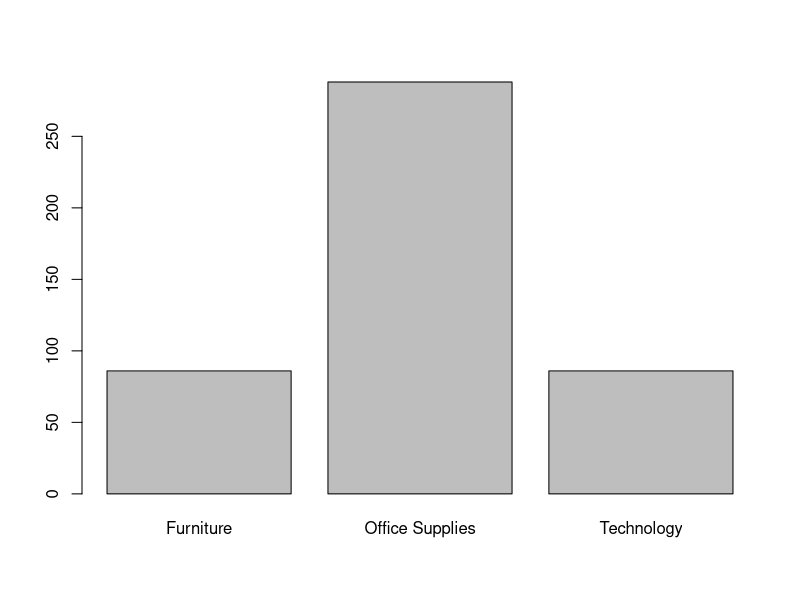

Reproduce this figure in R.
## ---- chunk 1
library(stringr)
library(lubridate)
library(forcats)

sales_df <- read.delim("Data/sales_pipe.txt", 
                       stringsAsFactors = FALSE, 
                       sep = "|", 
                       fileEncoding = "ISO-8859-1")
## ---- chunk 2
colnames(sales_df)[1] <- "Row.ID"
colnames(sales_df)
## ---- chunk 3
# Convert Order.Date and Ship.Date to date vectors
sales_df$Order.Date <- mdy(sales_df$Order.Date)
sales_df$Ship.Date <- mdy(sales_df$Ship.Date)

# Number of days between most recent and oldest order
num_days_min_max_order <- as.integer(max(sales_df$Order.Date) - min(sales_df$Order.Date))

# Conversion to years
num_years_min_max_order <- round(num_days_min_max_order / 365, digits = 2)

# Conversion to weeks
num_weeks_min_max_order <- round(num_days_min_max_order / 7, digits = 1)

# Results
cat("The number of days between the most recent order and oldest order is", num_days_min_max_order, ".\n")

cat("The number of years between the most recent order and oldest order is", num_years_min_max_order, ".\n")

cat("The number of weeks between the most recent order and oldest order is", num_weeks_min_max_order, ".\n")


## ---- chunk 4
# Calculate the shipping duration 
ship_duration <- sales_df$Ship.Date - sales_df$Order.Date

# Calculate the average ship time
avg_ship_time <- round(mean(as.numeric(ship_duration), na.rm = T), digits = 2)

# Result
cat("The average number of days to ship an order is", avg_ship_time, ".\n")
## ---- chunk 5
# Split first and last names by space
sales_names <- str_split_fixed(string = sales_df$Customer.Name, pattern = " ", n = 2)

# Add first and last name columns to df
sales_df$Customer.First.Name = sales_names[ , 1]
sales_df$Customer.Last.Name = sales_names[ , 2]

# Filter for the first name Bill
customers_named_bill <- subset(sales_df, sales_df$Customer.First.Name == "Bill")
                          
# Count the number of customers with the first name Bill and unique last names
bill_unique <- length(unique(customers_named_bill$Customer.Last.Name))

# Result
cat("The number of unique customers with the first name Bill is", bill_unique, ".\n")
## ---- chunk 6
# Count number of mentions of table
count_table <- sum(str_count(sales_df$Product.Name, pattern = "table"))

# Result
cat("There are", count_table, "mentions of the word table.\n")
## ---- chunk 7
table(sales_df$State)
## ---- chunk 8
barplot(table(sales_df$Category[sales_df$State == "Texas"]))
## ---- chunk 9
aggregate(Profit ~ Region, data = sales_df, FUN = mean)
## ---- chunk 10
# Extract the year
sales_df$Order.Year <- year(sales_df$Order.Date)

# Aggregate
aggregate(Profit ~ Order.Year, data = sales_df, FUN = mean)
